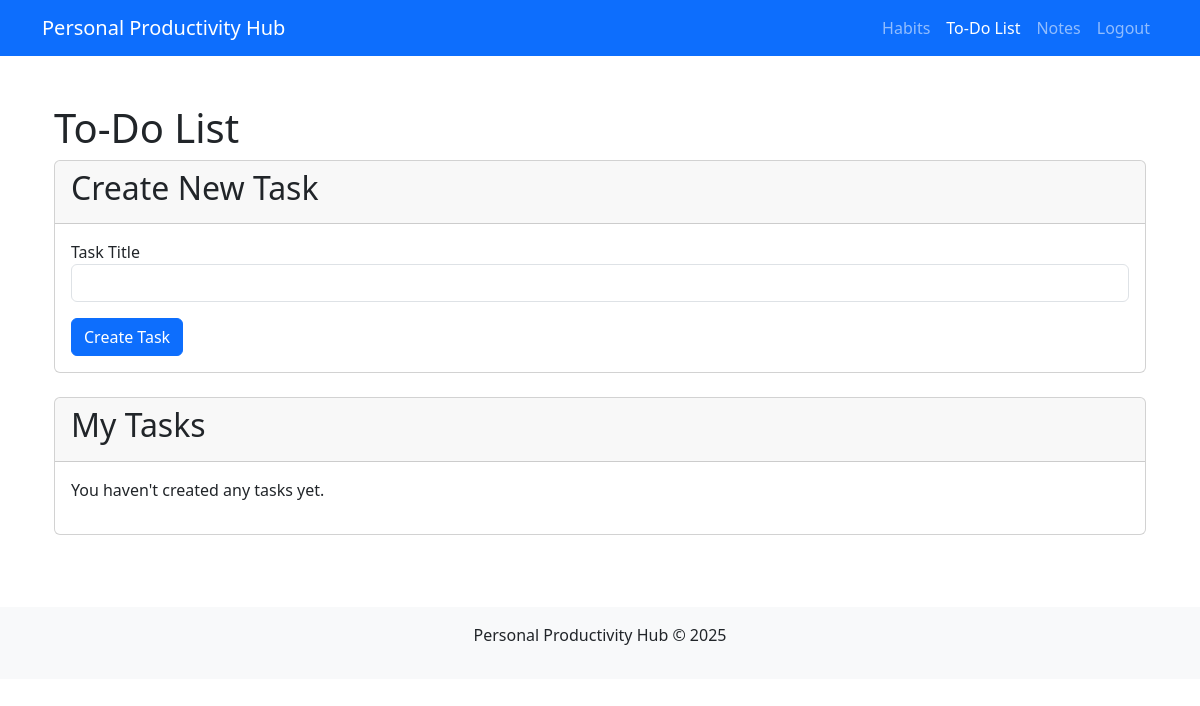
Page /todos/ (signed in) on the earlier database version.
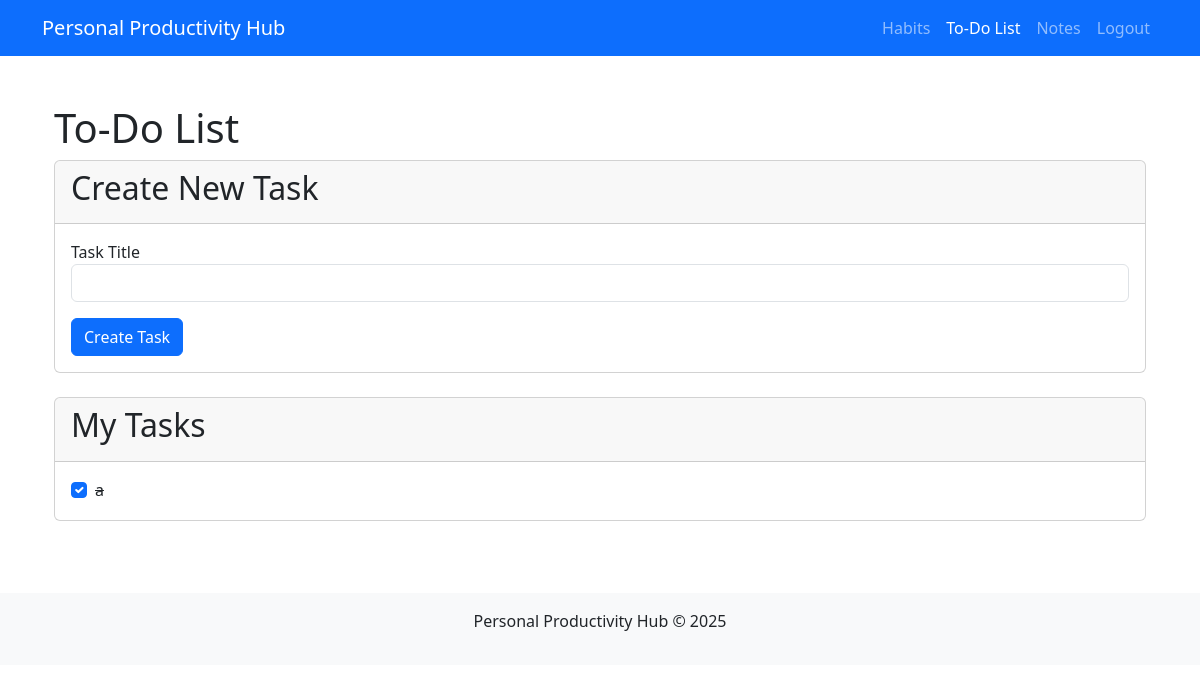
Same page on the later database version.
### app/models.py (models this page shows, shortened)
class Task(db.Model):
    __tablename__ = 'tasks'
    id = db.Column(db.Integer, primary_key=True)
    title = db.Column(db.String(100), nullable=False)
    completed = db.Column(db.Boolean, default=False, nullable=False)
    user_id = db.Column(db.Integer, db.ForeignKey('user.id'), nullable=False)  # Link to User

### app/modules/todos/routes.py (the view)
@todos_bp.route('/')
def index():
    user_email = session.get('email')
    if user_email:
        user = User.query.filter_by(email=user_email).first()
        if user:
            tasks = Task.query.filter_by(user_id=user.id).all()
            return render_template('todos/index.html', tasks=tasks)
    return redirect(url_for('login'))

### app/templates/todos/index.html
{% extends 'base.html' %}
{% block content %}
<div class="container">
    <h1>To-Do List</h1>
    <div class="card mb-4">
        <div class="card-header">
            <h2>Create New Task</h2>
        </div>
        <div class="card-body">
            <form action="{{ url_for('todos.create') }}" method="post">
                <div class="form-group">
                    <label for="title">Task Title</label>
                    <input type="text" class="form-control" id="title" name="title" required>
                </div>
                <button type="submit" class="btn btn-primary mt-3">Create Task</button>
            </form>
        </div>
    </div>
    <div class="card">
        <div class="card-header">
            <h2>My Tasks</h2>
        </div>
        <div class="card-body">
            {% if tasks %}
                <div class="tasks-list">
                    {% for task in tasks %}
                        <div class="task-item animate__animated animate__fadeIn">
                            <div class="form-check">
                                <form action="{{ url_for('todos.complete', task_id=task.id) }}" method="post" class="d-inline">
                                    <input class="form-check-input" type="checkbox" id="task-{{ task.id }}"
                                           {% if task.completed %}checked{% endif %} onChange="this.form.submit()">
                                    <label class="form-check-label {% if task.completed %}text-decoration-line-through{% endif %}"
                                           for="task-{{ task.id }}">
                                        {{ task.title }}
                                    </label>
                                </form>
                            </div>
                        </div>
                    {% endfor %}
                </div>
            {% else %}
                <p>You haven't created any tasks yet.</p>
            {% endif %}
        </div>
    </div>
</div>
{% endblock %}

### app/templates/base.html (shortened to what this page needs)
<!DOCTYPE html>
<html lang="en">
<head>
    <link href="https://cdn.jsdelivr.net/npm/bootstrap@5.3.0-alpha1/dist/css/bootstrap.min.css" rel="stylesheet">
    <link rel="stylesheet" href="{{ url_for('static', filename='css/style.css') }}">
    <link rel="stylesheet" href="https://cdnjs.cloudflare.com/ajax/libs/animate.css/4.1.1/animate.min.css">
</head>
<body>
    <header>
        <nav class="navbar navbar-expand-lg navbar-dark bg-primary">
            <div class="container">
                <a class="navbar-brand animate__animated animate__fadeIn" href="{{ url_for('index') }}">Personal Productivity Hub</a>
                <div class="collapse navbar-collapse" id="navbarNav">
                    <ul class="navbar-nav ms-auto">
                        {% if session.get('email') %}
                        <li class="nav-item">
                            <a class="nav-link {% if request.blueprint == 'habits' %}active{% endif %}"
                               href="{{ url_for('habits.index') }}">Habits</a>
                        </li>
                        <li class="nav-item">
                            <a class="nav-link {% if request.blueprint == 'todos' %}active{% endif %}"
                               href="{{ url_for('todos.index') }}">To-Do List</a>
                        </li>
                        <li class="nav-item">
                            <a class="nav-link {% if request.blueprint == 'notes' %}active{% endif %}"
                               href="{{ url_for('index') }}">Notes</a>
                        </li>
                        <li class="nav-item">
                            <form action="{{ url_for('logout') }}" method="POST" style="display: inline;">
                                <button class="nav-link btn btn-link" type="submit">Logout</button>
                            </form>
                        </li>
                        {% endif %}
                    </ul>
                </div>
            </div>
        </nav>
    </header>
    <div class="container mt-4 flex-grow-1">
        <main class="py-4 animate__animated animate__fadeIn">
            {% block content %}{% endblock %}
        </main>
    </div>
    <footer class="bg-light py-3 mt-5">
        <div class="container text-center">
            <p>Personal Productivity Hub &copy; 2025</p>
        </div>
    </footer>
</body>
</html>

### app/static/css/style.css (style rules this page uses)
body { min-height: 80vh; display: flex; flex-direction: column; }

Differences in the rows shown:
added Task: completed "☑", title "a"
Other differences:
text no longer shown: "You haven't created any tasks yet."
